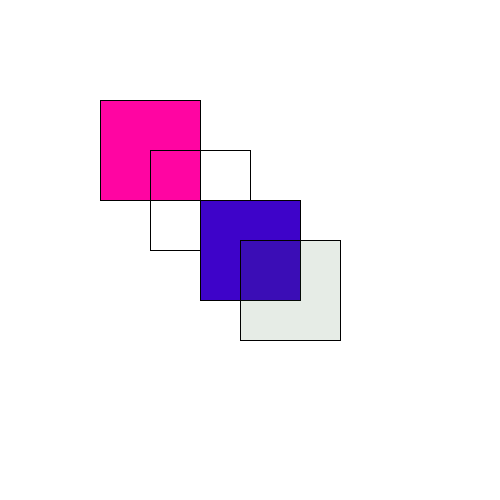
Frame 1 (no input)
Frame 60 (the mouse pressed at the canvas centre just before this capture): identical to frame 1, image omitted
Frame 120 (the mouse held since frame 60 and released just before this capture): identical to frame 1, image omitted

The Processing sketch that drew this single still picture (run headless with seeded random() and noise(); from frame 60 on, the mouse is pressed at the canvas centre):

// Processing sketch: ejemplo1_colores_pde
// ── ejemplo1_colores_pde.pde
color miColor = #FF05A2;
  color otroColor = color(129, 0);
  color colorRgb = color(62,03, 201);
  color colorRgba = color(38,91,34,29);
void setup(){
  size(500,500);
}
void draw(){
  background(255);
  fill(miColor);
  rect(100,100,100,100);
  fill(otroColor);
  rect(150,150,100,100);
  fill(colorRgb);
  rect(200,200,100,100);
  fill(colorRgba);
  rect(240,240,100,100);
}
